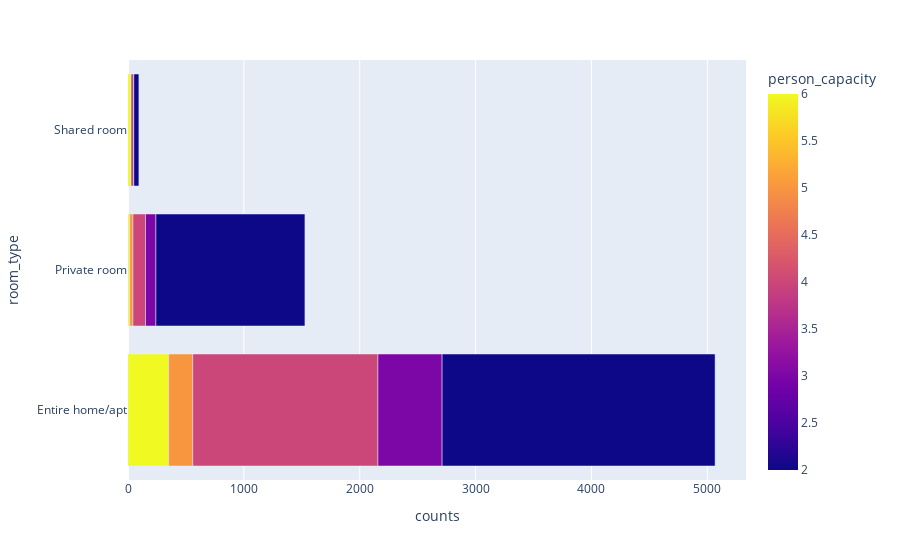

Write notebook code for a chart like this one.
### Markdown cell above
Scatter plot

### Code cell
fig2=px.bar(df1,x='counts',y='room_type',color='person_capacity')
fig2

### Figure 1 — Plotly figure (JSON) as saved in the notebook; plotly's stock layout.template omitted (floating-point values rounded to 4 significant figures)
{"data": [{"alignmentgroup": "True", "hovertemplate": "counts=%{x}<br>room_type=%{y}<br>person_capacity=%{marker.color}<extra></extra>", "legendgroup": "", "marker": {"color": [6, 6, 6, 5, 5, 4, 4, 4, 3, 3, 3, 2, 2, 2], "coloraxis": "coloraxis", "pattern": {"shape": ""}}, "name": "", "offsetgroup": "", "orientation": "h", "showlegend": false, "textposition": "auto", "type": "bar", "x": [351, 15, 26, 208, 28, 1598, 108, 22, 554, 90, 2, 2356, 1286, 44], "xaxis": "x", "y": ["Entire home/apt", "Private room", "Shared room", "Entire home/apt", "Private room", "Entire home/apt", "Private room", "Shared room", "Entire home/apt", "Private room", "Shared room", "Entire home/apt", "Private room", "Shared room"], "yaxis": "y"}], "layout": {"barmode": "relative", "coloraxis": {"colorbar": {"title": {"text": "person_capacity"}}, "colorscale": [[0, "#0d0887"], [0.1111, "#46039f"], [0.2222, "#7201a8"], [0.3333, "#9c179e"], [0.4444, "#bd3786"], [0.5556, "#d8576b"], [0.6667, "#ed7953"], [0.7778, "#fb9f3a"], [0.8889, "#fdca26"], [1, "#f0f921"]]}, "legend": {"tracegroupgap": 0}, "margin": {"t": 60}, "xaxis": {"anchor": "y", "domain": [0, 1], "title": {"text": "counts"}}, "yaxis": {"anchor": "x", "domain": [0, 1], "title": {"text": "room_type"}}}}
